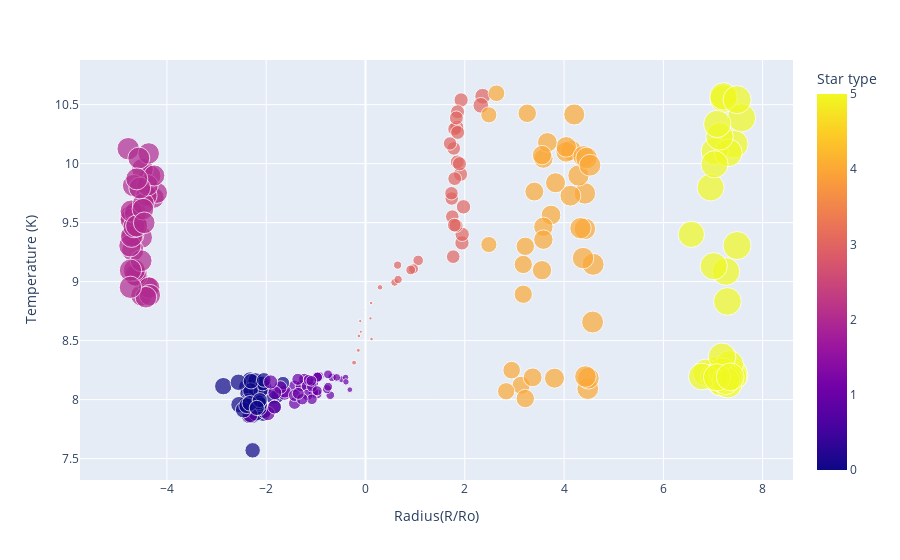

This figure's notebook cell:
### Code cell
#plot: temperature(X) vs radius(Y) 

fig = px.scatter(dataset, y=np.log(dataset['Temperature (K)']), x=np.log(dataset['Radius(R/Ro)']), color=dataset['Star type'],
                 size=np.abs(np.log(dataset['Radius(R/Ro)'])), hover_data=['Radius(R/Ro)'],
                 labels={'y':'Temperature (K)', 'x':'Radius(R/Ro)'})
fig.show()

### Figure 1 — Plotly figure (JSON) as saved in the notebook; plotly's stock layout.template omitted (floating-point values rounded to 4 significant figures; data arrays with more than 128 entries replaced by an {"elided": "..."} marker saying what was removed)
{"data": [{"customdata": {"elided": "240x1 float values"}, "hovertemplate": "Radius(R/Ro)=%{customdata[0]}<br>Temperature (K)=%{y}<br>size=%{marker.size}<br>Star type=%{marker.color}<extra></extra>", "legendgroup": "", "marker": {"color": {"elided": "240 int values"}, "coloraxis": "coloraxis", "size": {"elided": "240 float values"}, "sizemode": "area", "sizeref": 0.01894, "symbol": "circle"}, "mode": "markers", "name": "", "orientation": "v", "showlegend": false, "type": "scatter", "x": {"elided": "240 float values"}, "xaxis": "x", "y": {"elided": "240 float values"}, "yaxis": "y"}], "layout": {"coloraxis": {"colorbar": {"title": {"text": "Star type"}}, "colorscale": [[0, "#0d0887"], [0.1111, "#46039f"], [0.2222, "#7201a8"], [0.3333, "#9c179e"], [0.4444, "#bd3786"], [0.5556, "#d8576b"], [0.6667, "#ed7953"], [0.7778, "#fb9f3a"], [0.8889, "#fdca26"], [1, "#f0f921"]]}, "legend": {"itemsizing": "constant", "tracegroupgap": 0}, "margin": {"t": 60}, "xaxis": {"anchor": "y", "domain": [0, 1], "title": {"text": "Radius(R/Ro)"}}, "yaxis": {"anchor": "x", "domain": [0, 1], "title": {"text": "Temperature (K)"}}}}
